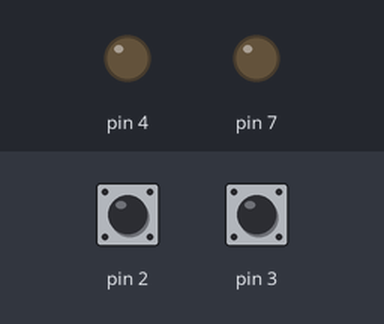
Recording of a sketch running on a simulated Arduino Uno, built with avr-gcc and run on an emulated ATmega328P. Shown: output pins drawn as LEDs (lit = HIGH). The test bench sets the inputs (shaded band); at power-on: pin 2 HIGH, pin 3 HIGH. What the sketch prints to the serial monitor is not drawn.

Above: at 1.2 s.
1.3 s: pin 2 pulled LOW for 0.15 s
At 1.38 s:
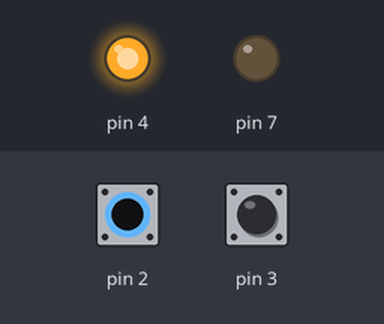
2.9 s: pin 3 pulled LOW for 0.15 s
At 2.98 s:
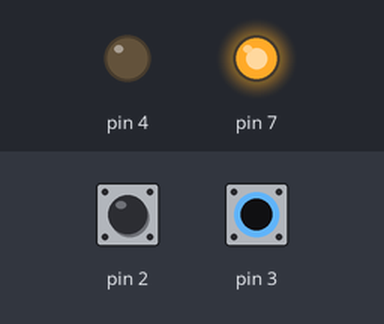
4.5 s: pin 3 pulled LOW for 3.2 s
At 8.7 s:
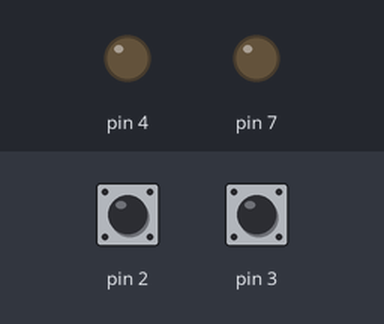
9.2 s: pin 2 pulled LOW for 3.2 s
At 9.9 s:
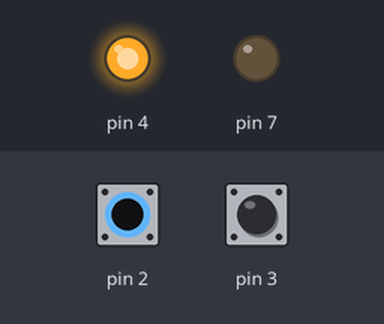
13.9 s: pin 2 driven LOW and pin 3 driven LOW
At 14.7 s:
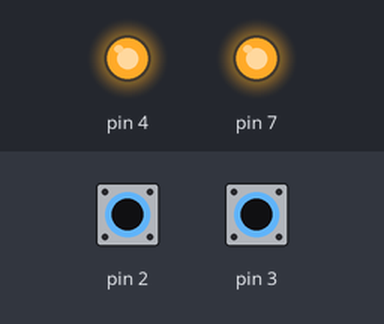
Timing chart, 0 to 16.4 s (numbered marks = the images above; inputs shaded):
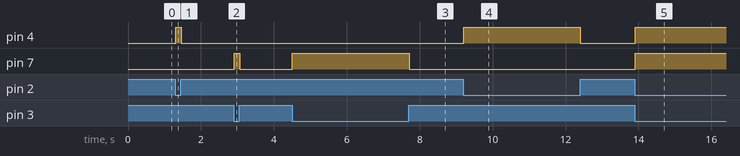

The sketch:

______.ino
```cpp
void setup() {
  //这一部分干的事就是把arduino设置一下的感觉
  //把引脚2和3给设置成上拉输入模式然后就可以检测按钮的状态了。
  //然后把引脚4和7设置成输出模式给电机供电
  Serial.begin(9600);
  pinMode(2, INPUT_PULLUP);
  pinMode(3, INPUT_PULLUP);
  pinMode(4, OUTPUT);
  pinMode(7, OUTPUT);
  // put your setup code here, to run once:

}

void loop() {
  //这一部分就是把引脚2和3读取到的电平变成两个变量
  //这样后续就可以使用了，用if创建条件然后开搞！
  int motor1_val = digitalRead(2);
  int motor2_val = digitalRead(3);
  Serial.println(motor1_val);
  Serial.println(motor2_val);

  if (motor1_val==HIGH){
    digitalWrite(4,LOW);
  }
  else{
    digitalWrite(4,HIGH);
  }
  if(motor2_val==HIGH){
    digitalWrite(7,LOW);
  }
  else{
    digitalWrite(7,HIGH);
  }
  //以上的部分就是用if判断条件，也就是被转换成int的开关的状态
  //判断条件之后选择引脚4和7所要输出的电压从而驱动电机。
}
```

Measured:
- after the input at 1.3 s, pin 4: LOW → HIGH at once, → LOW 0.15 s later
- after the input at 2.9 s, pin 7: LOW → HIGH at once, → LOW 0.15 s later
- after the input at 4.5 s, pin 7: LOW → HIGH at once, → LOW 3.2 s later
- after the input at 9.2 s, pin 4: LOW → HIGH at once, → LOW 3.2 s later
- after the input at 13.9 s, pin 4, pin 7: LOW → HIGH at once
